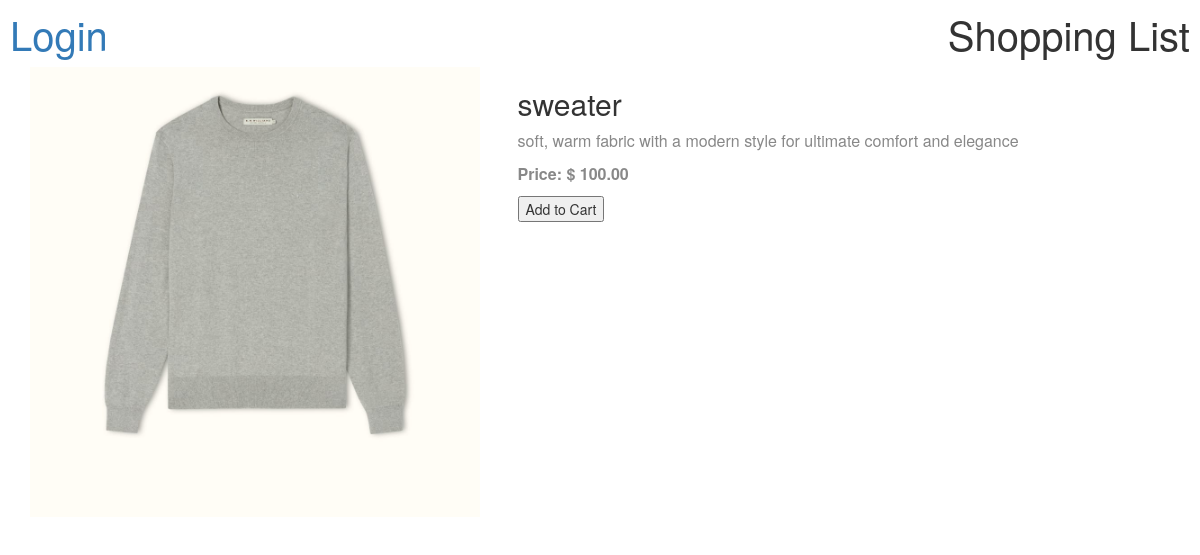
/product-details.php?pid=10, run on the app's committed database.
### tables this page shows
CREATE TABLE products (
 pid INTEGER PRIMARY KEY AUTOINCREMENT,
 catid INTEGER,
 name TEXT,
 price FLOAT,
 description TEXT,
 image BLOB,
 FOREIGN KEY(catid) REFERENCES categories(catid)
);

### product-details.php (the view, shortened to what this page needs)
<!DOCTYPE html>
<html lang="en">
<head>
  <link href="../style.css" rel="stylesheet">
  <link rel="stylesheet" href="https://maxcdn.bootstrapcdn.com/bootstrap/3.4.1/css/bootstrap.min.css">
</head>
<body>
  <header class="list-container">
    <div id="login"><a href="./admin.php">Login</a></div>
    <div id="list-content">
      Shopping List
    </div>
  </header>
  <div class="container mt-4">
    <?php
    $db = new SQLite3('./cart.db');
    $pid = $_GET['pid'];
    $query = 'SELECT pid, catid, name, description, price, image FROM products WHERE pid = ' . $pid;
    $result = $db->query($query);
    while ($row = $result->fetchArray(SQLITE3_ASSOC)):
      ?>
      <div class="row">
        <div class="col-md-5">
          <img alt="<?= htmlspecialchars($row['name']) ?>" src="images/<?= htmlspecialchars($row['image']) ?>"
            class="details-image" />
        </div>
        <div class="col-md-7 product-details">
          <h2>
            <?= htmlspecialchars($row['name']) ?>
          </h2>
          <p>
            <?= htmlspecialchars($row['description']) ?>
          </p>
          <p class="price">Price: $
            <?= number_format($row['price'], 2) ?>
          </p>
          <button type="button"
            onclick="addToCart('<?= addslashes(htmlspecialchars($row['name'])) ?>', <?= htmlspecialchars($row['price']) ?>)">Add to Cart</button>
        </div>
      </div>
    <?php endwhile; ?>
  </div>
</body>
</html>

### style.css (style rules this page uses)
#login, #list-content { padding: 5px 10px; font-size: 40px; }
header.list-container { display: flex; justify-content: space-between; }
.details-image { height: 450px; width: 450px; margin-bottom: 10px; }
.price { font-weight: bold; }
body { font-family: 'Arial', sans-serif; background-color: #f4f4f4; }
p { font-size: 16px; color: #888; }

### data on the page
products: name+image (picture), name "sweater", description "soft, warm fabric with a modern style for ultimate comfort and elegance", price "100.00"
